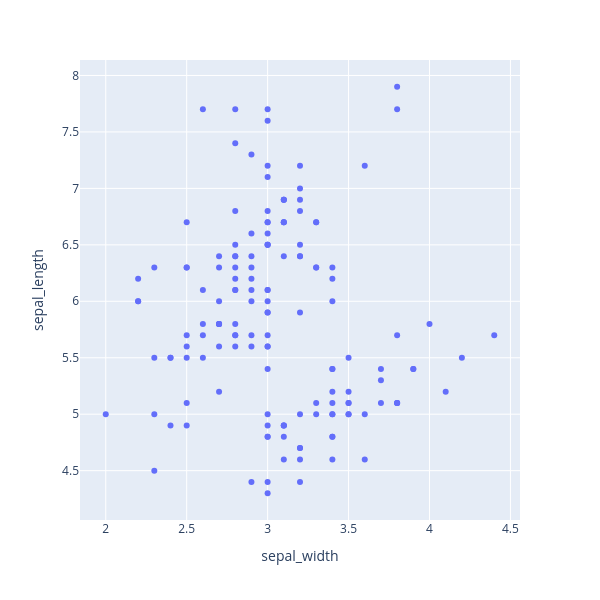

Notebook cell for this chart:
### Code cell
fig = px.scatter(df,x = 'sepal_width',y = 'sepal_length',
                 width = 600,height = 600)

fig.show()
fig.write_image('Figures/px_iris_fig1.svg')

### Figure 1 — Plotly figure (JSON) as saved in the notebook; plotly's stock layout.template omitted (floating-point values rounded to 4 significant figures; data arrays with more than 128 entries replaced by an {"elided": "..."} marker saying what was removed)
{"data": [{"hovertemplate": "sepal_width=%{x}<br>sepal_length=%{y}<extra></extra>", "legendgroup": "", "marker": {"color": "#636efa", "symbol": "circle"}, "mode": "markers", "name": "", "orientation": "v", "showlegend": false, "type": "scatter", "x": {"elided": "150 float values"}, "xaxis": "x", "y": {"elided": "150 float values"}, "yaxis": "y"}], "layout": {"height": 600, "legend": {"tracegroupgap": 0}, "margin": {"t": 60}, "width": 600, "xaxis": {"anchor": "y", "domain": [0, 1], "title": {"text": "sepal_width"}}, "yaxis": {"anchor": "x", "domain": [0, 1], "title": {"text": "sepal_length"}}}}
